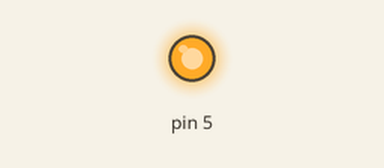
Bench run of a sketch on a simulated Arduino Uno, built with avr-gcc and run on an emulated ATmega328P. On the bench: output pins drawn as LEDs (lit = HIGH).

Above: at 0.5 s.
At 18.5 s:
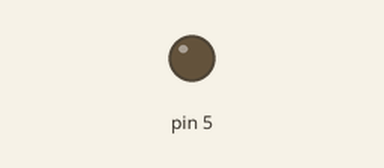
Timing chart, 0 to 19.5 s (numbered marks = the images above):
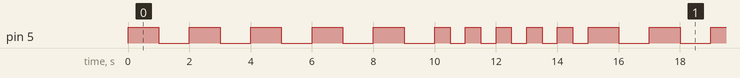

Measured:
- by itself, pin 5: repeats every 15.0 s: 4 × (LOW 1.0 s, HIGH 1.0 s), LOW 1.0 s, 5 × (HIGH 0.50 s, LOW 0.50 s), HIGH 1.0 s
- by itself, everything shown: repeats every 15.0 s, in 20 steps

The sketch:

5_times_blink.ino
```cpp
void setup() {
  pinMode(5,OUTPUT);

}

void loop() {
  for(int i=0;i<5;i++)
  {
    digitalWrite(5,HIGH);
    delay(1000);
    digitalWrite(5,LOW);
    delay(1000);
  }
  for(int h=0;h<5;h++)
  {
    digitalWrite(5,HIGH);
    delay(500);
    digitalWrite(5,LOW);
    delay(500);
  }

}
```
